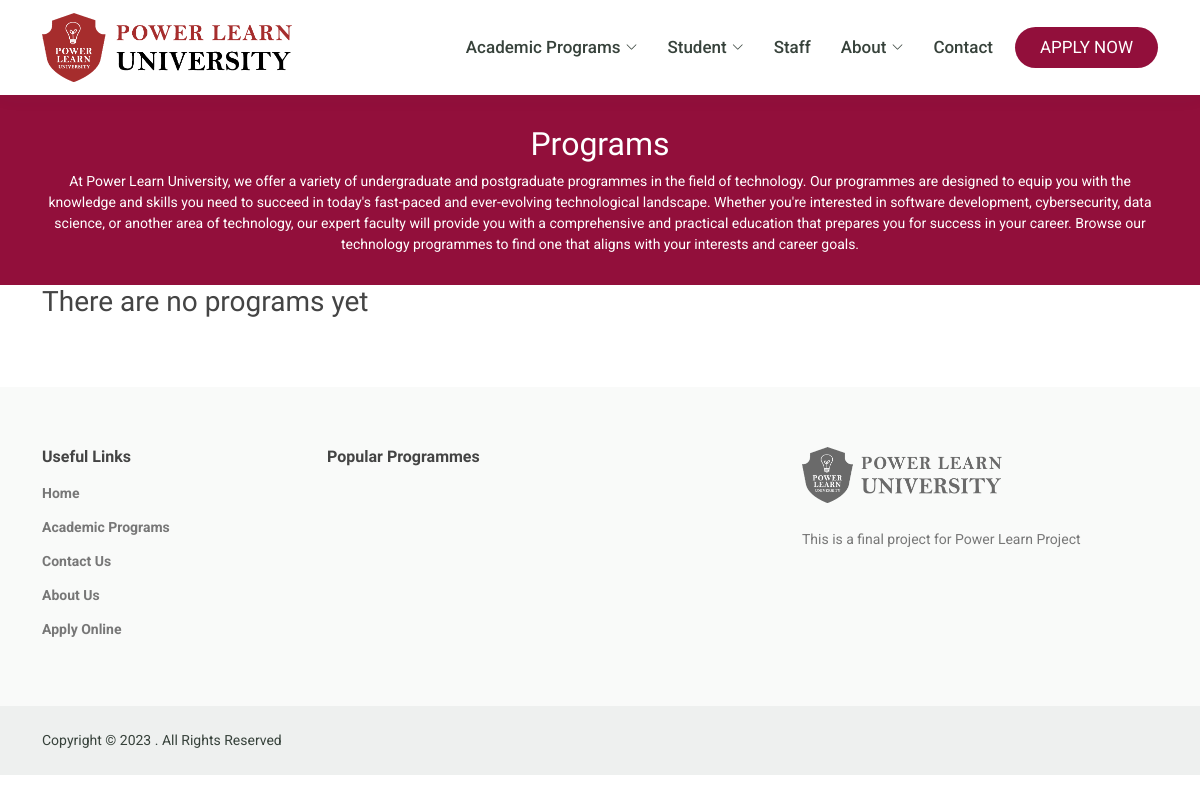
The page /programs on the database as committed earlier.
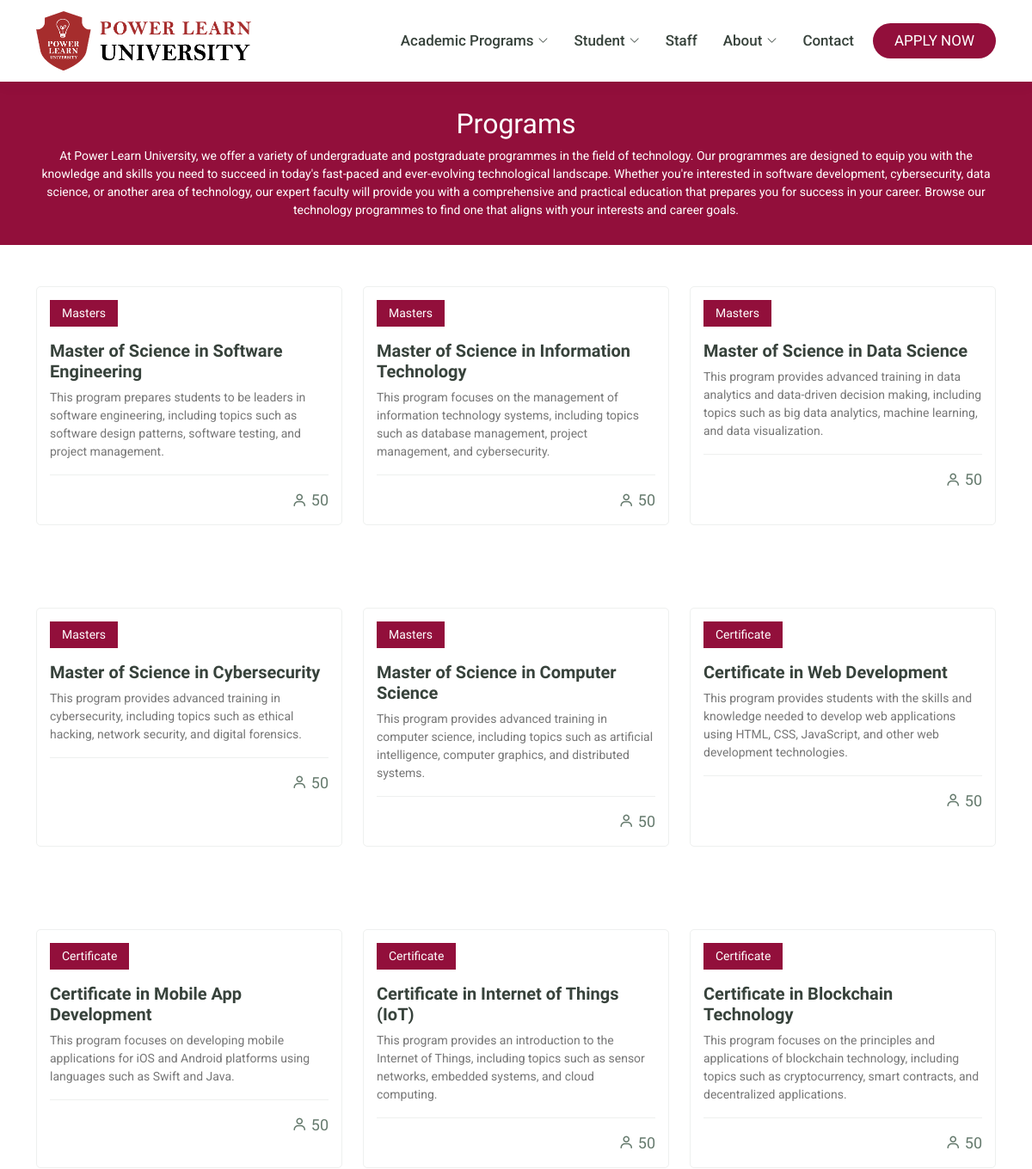
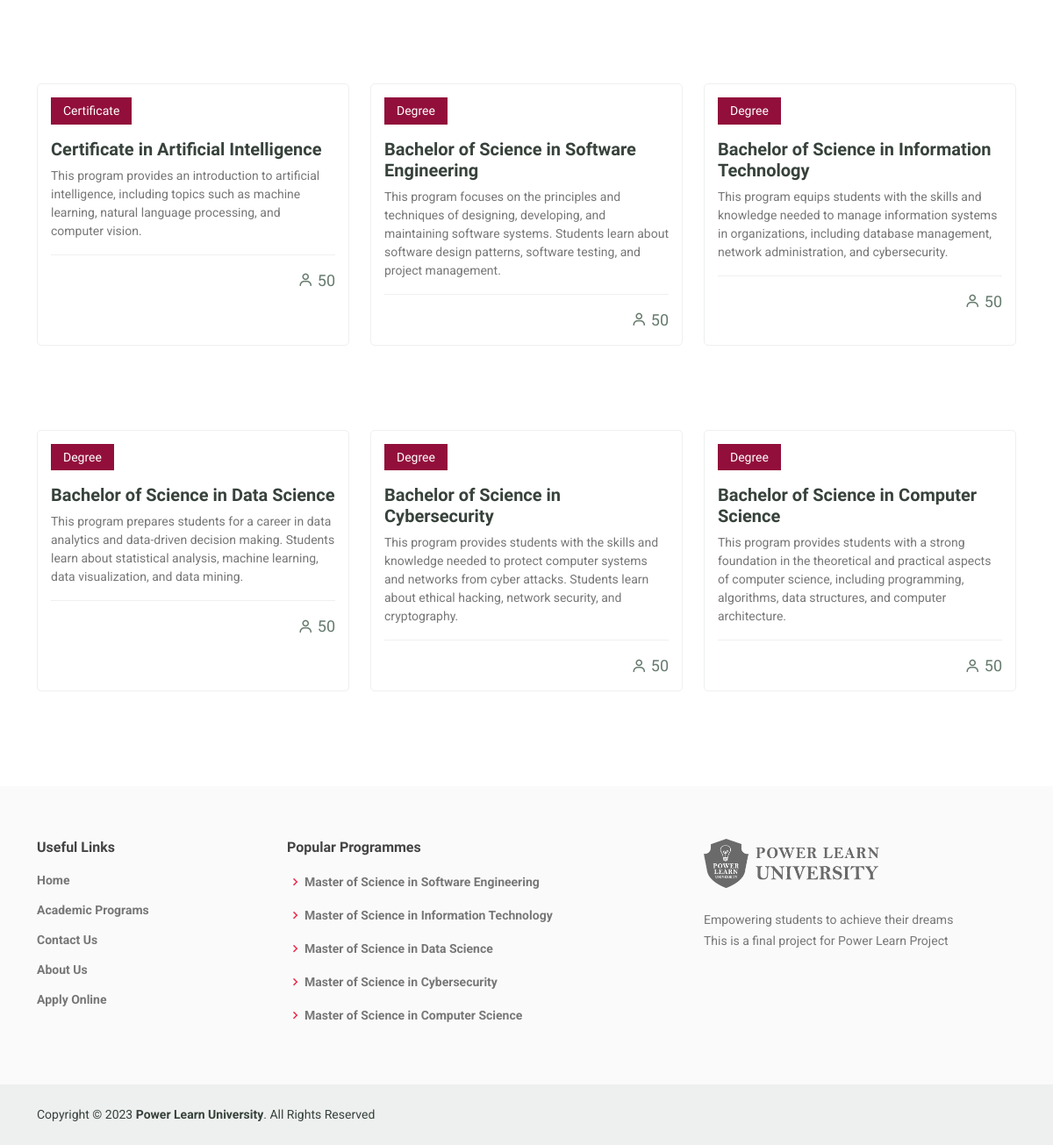
The same page on the database as committed later (2 pictures, top to bottom).
### application/models.py (models this page shows, shortened)
class Program(models.Model):
    name = models.CharField(max_length = 255, blank=False)
    slug = models.SlugField(max_length=255, unique=True, null=True)
    description = models.TextField(blank=True)
    study_level = models.ForeignKey(StudyCategory, default=1, on_delete=models.CASCADE, null=True)
    lectures = models.ForeignKey("Lecture", null=True, on_delete=models.CASCADE)
    class Meta:
        verbose_name_plural = 'programs'
        ordering = ('-name',)
    def get_absolute_url(self):
        return reverse('program_detail', kwargs={ 'slug' :self.slug })

class StudyCategory(models.Model):
    name = models.CharField(max_length = 255, blank=False)
    class Meta:
        verbose_name_plural = 'studyCategories'

class Setting(models.Model):
    school_name = models.CharField(max_length = 255, blank=False)
    location = models.TextField(blank=False)
    email = models.EmailField(max_length = 255, blank=False)
    phone = models.CharField(max_length = 255, blank=False)
    tagline = models.TextField(max_length = 255, blank=False)
    hero_title = models.CharField(max_length = 255, blank=True, null=True)
    class Meta:
        verbose_name_plural = 'settings'

### project/views.py (the view)
# urls.py: path('programs', views.programs, name="programs"),
def programs(request):
    programs = Program.objects.all()
    context = {
        'programs' : programs,
    }
    return render(request, "programs.html", context)

### project/context_processors.py (called while the page is built)
def popular_programs(request):
    return {
        'popular_programs' : Program.objects.all()[:5]
    }

def school_settings(request):
    return {
        'school_settings': School.objects.first()
    }

### templates/programs.html (shortened to what this page needs)
{% extends 'layout/base.html' %}
{% block content %}
    <div class="breadcrumbs">
      <div class="container">
        <h2>Programs</h2>
        <p>At Power Learn University, we offer a variety of undergraduate and postgraduate programmes in the field of technology. Our programmes are designed to equip you with the knowledge and skills you need to succeed in today's fast-paced and ever-evolving technological landscape. Whether you're interested in software development, cybersecurity, data science, or another area of technology, our expert faculty will provide you with a comprehensive and practical education that prepares you for success in your career. Browse our technology programmes to find one that aligns with your interests and career goals.</p>
      </div>
    </div>
    <section id="courses" class="courses" style="padding-top: 0">
      <div class="container" data-aos="fade-up">
        <div class="row" data-aos="zoom-in" data-aos-delay="100">
          {% if programs %}
            {% for program in programs %}
              <div class="col-lg-4 col-md-6 d-flex py-5 align-items-stretch">
                <div class="course-item">
                  <div class="course-content">
                    <div class="d-flex justify-content-between align-items-center mb-3">
                      <h4>{{ program.study_level.name }}</h4>
                    </div>
                    <h3><a href="{{ program.get_absolute_url }}">{{ program.name }}</a></h3>
                    <p>{{ program.description }}</p>
                    <div class="trainer d-flex justify-content-between align-items-center">
                      <div class="trainer-rank d-flex align-items-center">
                        <i class="bx bx-user"></i>&nbsp;50
                      </div>
                    </div>
                  </div>
                </div>
              </div>
          {% endfor %}
          {% else %}
            <h3>There are no programs yet</h3>
          {% endif %}
        </div>
      </div>
    </section>
{% endblock %}

### templates/layout/base.html (shortened to what this page needs)
{% load static %}
<!DOCTYPE html>
<html lang="en">
<head>
  <link href="{% static 'vendor/animate.css/animate.min.css' %}" rel="stylesheet">
  <link href="{% static 'vendor/aos/aos.css' %}" rel="stylesheet">
  <link href="{% static 'vendor/bootstrap/css/bootstrap.min.css' %}" rel="stylesheet">
  <link href="{% static 'vendor/bootstrap-icons/bootstrap-icons.css' %}" rel="stylesheet">
  <link href="{% static 'vendor/boxicons/css/boxicons.min.css' %}" rel="stylesheet">
  <link href="{% static 'vendor/remixicon/remixicon.css' %}" rel="stylesheet">
  <link href="{% static 'vendor/swiper/swiper-bundle.min.css' %}" rel="stylesheet">
  <link href="{% static 'css/style.css' %}" rel="stylesheet">
</head>
<body>
  {% include 'layout/header.html' %}
  <main id="main">
    {% block content %} {% endblock %}
  </main>
  {% include 'layout/footer.html' %}
</body>
</html>

### templates/layout/header.html (shortened to what this page needs)
{% load static %}
<header id="header" class="fixed-top d-flex align-items-center">
  <div class="container d-flex align-items-center">
    {% url 'home' as url %}
    <a href="{{ url }}" class="logo me-auto d-none d-lg-inline"><img src="{% static 'img/logo2.png' %}" alt="" class="img-fluid"></a>
    <nav id="navbar" class="navbar order-last order-lg-0">
      <ul>
          {% url 'programs' as url %}
          <li class="dropdown"><a href="{{ url }}"><span>Academic Programs</span> <i class="bi bi-chevron-down"></i></a>
          </li>
          {% if not request.user.is_authenticated %}
            <li class="dropdown"><a href="{% url 'login' %}"><span>Student</span> <i class="bi bi-chevron-down"></i></a>
                  {% url 'how_to_apply' as url %}
                  {% url 'apply' as url %}
                  {% url 'login' as url %}
                  {% url 'register' as url %}
            </li>
          {% endif %}
          {% url 'login' as url %}
          <li><a class="{% if request.path == url %}active{% endif %}" href="{{ url }}">Staff</a></li>
          <li class="dropdown"><a href="{% url 'about' %}"><span>About</span> <i class="bi bi-chevron-down"></i></a>
                {% url 'about' as url %}
                {% url 'about' as url %}
          </li>
          {% url 'contact' as url %}
          <li><a class="{% if request.path == url %}active{% endif %}" href="{{ url }}">Contact</a></li>
      </ul>
    </nav>
    {% if request.user.is_authenticated %}
      <nav class="navbar">
        <div class="dropdown"><a href="#" class="d-flex gap-2 align-items-center"><i class="bi bi-person-circle" style="font-size: 1.5rem;"></i><span>{{ user.username }}</span> <i class="bi bi-chevron-down"></i></a>
            <ul style="right: 0; left:auto">
              {% url 'apply' as url %}
              <li><a class="{% if request.path == url %}active{% endif %}" href="{{ url }}" target="_blank">Apply now</a></li>              {% url 'application.home' as url %}
              {% url 'logout' as url %}
              <li><a href="{{ url }}">Log out</a></li>
            </ul>
        </div>
      </nav>
    {% else %}
      <a href="{% url 'apply' %}" class="get-started-btn text-uppercase" target="_blank">Apply Now</a>
    {% endif %}
  </div>
</header>

### templates/layout/footer.html (shortened to what this page needs)
{% load static %}
<footer id="footer">
    <div class="footer-top">
      <div class="container">
        <div class="row">
          <div class="col-lg-3 col-md-6 footer-links">
            <h4>Useful Links</h4>
            <ul class="fw-bold">
              <li><a href="{% url 'home'%}">Home</a></li>
              <li><a href="{% url 'programs'%}">Academic Programs</a></li>
              <li><a href="{% url 'contact'%}">Contact Us</a></li>
              <li><a href="{% url 'about'%}">About Us</a></li>
              <li><a href="{% url 'apply'%}" target="_blank">Apply Online</a></li>
            </ul>
          </div>
          <div class="col-lg-5 col-md-6 footer-links">
            <h4>Popular Programmes</h4>
            <ul class="fw-bold">
                {% for p_programs in popular_programs %}
                  <li><i class="bx bx-chevron-right"></i> <a href="{{ p_programs.get_absolute_url }}">{{ p_programs.name | capfirst }}</a></li>
                {% endfor %}
            </ul>
          </div>
          <div class="col-lg-4 col-md-6 footer-contact">
            <a href="{% url 'home' %}"><img src="{% static 'img/logo_bw.png' %}" width="200px" alt="Logo" class="img-fluid"></a>
            <p class="mt-4">{{ school_settings.tagline }}</p>
            <p>This is a final project for Power Learn Project
            </p>
          </div>
        </div>
      </div>
    </div>
    <div class="container d-md-flex py-4">
      <div class="me-md-auto text-center text-md-start">
        <div class="copyright">
          Copyright &copy; {% now "Y" %} <strong><span>{{ school_settings.school_name }}</span></strong>. All Rights Reserved
        </div>
      </div>
    </div>
  </footer>

### static/css/style.css (style rules this page uses)
body { font-family: Roboto, sans-serif; color: #444444; font-size: 18px; }
a { color: #920f3b; text-decoration: none; }
h1, h2, h3, h4, h5, h6 { font-family: Raleway, sans-serif !important; }
#header { background: #fff; transition: all 0.5s; z-index: 997; height: 95px; padding: 0; box-shadow: 0px 0 18px rgba(55, 66, 59, 0.08); }
#header a { font-size: 17px !important; }
#main { margin-top: 95px; }
#header .logo { font-size: 30px; margin: 0; padding: 0; line-height: 1; font-weight: 600; letter-spacing: 1px; text-transform: uppercase; font-family: Roboto, sans-serif; }
#header .logo img { max-height: 70px; }
.get-started-btn { margin-left: 22px; background: #920f3b; color: #fff; border-radius: 50px; padding: 8px 25px; white-space: nowrap; transition: 0.3s; font-size: 14px; display: inline-block; }
.navbar { padding: 0; }
.navbar ul { margin: 0; padding: 0; display: flex; list-style: none; align-items: center; }
.navbar li { position: relative; }
.navbar a, .navbar a:focus { display: flex; align-items: center; justify-content: space-between; padding: 10px 0 10px 30px; font-family: Roboto, sans-serif; font-size: 15px; font-weight: 500; color: #37423b; white-space: nowrap; transition: 0.3s; }
.navbar a i, .navbar a:focus i { font-size: 12px; line-height: 0; margin-left: 5px; }
section { padding: 60px 0; overflow: hidden; }
.breadcrumbs { margin-top: 73px; text-align: center; background: #920f3b; padding: 30px 0; color: #fff; }
.breadcrumbs h2 { font-size: 32px; font-weight: 500; }
.breadcrumbs p { font-size: 14px; margin-bottom: 0; }
.courses .course-item { border-radius: 5px; border: 1px solid #eef0ef; }
.courses .course-content { padding: 15px; }
.courses .course-content h3 { font-weight: 700; font-size: 20px; }
.courses .course-content h3 a { color: #37423b; transition: 0.3s; }
.courses .course-content p { font-size: 14px; color: #777777; }
.courses .course-content h4 { font-size: 14px; background: #920f3b; padding: 7px 14px; color: #fff; margin: 0; }
.courses .trainer { padding-top: 15px; border-top: 1px solid #eef0ef; }
.courses .trainer .trainer-rank { font-size: 18px; color: #657a6d; }
#footer { color: #37423b; font-size: 14px; background: #eef0ef; }
#footer .footer-top { padding: 60px 0 30px 0; background: #f9faf9; }
#footer .footer-top .footer-contact { margin-bottom: 30px; }
#footer .footer-top .footer-contact p { font-size: 14px; line-height: 24px; margin-bottom: 0; font-family: Roboto, sans-serif; color: #777777; }
#footer .footer-top h4 { font-size: 16px; font-weight: bold; color: #444444; position: relative; padding-bottom: 12px; }
#footer .footer-top .footer-links { margin-bottom: 30px; }
#footer .footer-top .footer-links ul { list-style: none; padding: 0; margin: 0; }
#footer .footer-top .footer-links ul i { padding-right: 2px; color: #eb2b4b; font-size: 18px; line-height: 1; }
#footer .footer-top .footer-links ul li { padding: 10px 0; display: flex; align-items: center; }
#footer .footer-top .footer-links ul li:first-child { padding-top: 0; }
#footer .footer-top .footer-links ul a { color: #777777; transition: 0.3s; display: inline-block; line-height: 1; }

Rows that differ between the two databases and show on the page:
added Program: study_level.name "Masters", name "Master of Science in Software Engineering", description "This program prepares students to be leaders in software engineering, including topics such as software design patterns, software testing, and project management."
added Program: study_level.name "Masters", name "Master of Science in Information Technology", description "This program focuses on the management of information technology systems, including topics such as database management, project management, and cybersecurity."
added Program: study_level.name "Masters", name "Master of Science in Data Science", description "This program provides advanced training in data analytics and data-driven decision making, including topics such as big data analytics, machine learning, and data visualization."
added Program: study_level.name "Masters", name "Master of Science in Cybersecurity", description "This program provides advanced training in cybersecurity, including topics such as ethical hacking, network security, and digital forensics."
added Program: study_level.name "Masters", name "Master of Science in Computer Science", description "This program provides advanced training in computer science, including topics such as artificial intelligence, computer graphics, and distributed systems."
added Program: study_level.name "Certificate", name "Certificate in Web Development", description "This program provides students with the skills and knowledge needed to develop web applications using HTML, CSS, JavaScript, and other web development technologies.", shown under "Programs"
added Program: study_level.name "Certificate", name "Certificate in Mobile App Development", description "This program focuses on developing mobile applications for iOS and Android platforms using languages such as Swift and Java.", shown under "Programs"
added Program: study_level.name "Certificate", name "Certificate in Internet of Things (IoT)", description "This program provides an introduction to the Internet of Things, including topics such as sensor networks, embedded systems, and cloud computing.", shown under "Programs"
added Program: study_level.name "Certificate", name "Certificate in Blockchain Technology", description "This program focuses on the principles and applications of blockchain technology, including topics such as cryptocurrency, smart contracts, and decentralized applications.", shown under "Programs"
added Program: study_level.name "Certificate", name "Certificate in Artificial Intelligence", description "This program provides an introduction to artificial intelligence, including topics such as machine learning, natural language processing, and computer vision.", shown under "Programs"
added Program: study_level.name "Degree", name "Bachelor of Science in Software Engineering", description "This program focuses on the principles and techniques of designing, developing, and maintaining software systems. Students learn about software design patterns, software testing, and project management.", shown under "Programs"
added Program: study_level.name "Degree", name "Bachelor of Science in Information Technology", description "This program equips students with the skills and knowledge needed to manage information systems in organizations, including database management, network administration, and cybersecurity.", shown under "Programs"
added Program: study_level.name "Degree", name "Bachelor of Science in Data Science", description "This program prepares students for a career in data analytics and data-driven decision making. Students learn about statistical analysis, machine learning, data visualization, and data mining.", shown under "Programs"
added Program: study_level.name "Degree", name "Bachelor of Science in Cybersecurity", description "This program provides students with the skills and knowledge needed to protect computer systems and networks from cyber attacks. Students learn about ethical hacking, network security, and cryptography.", shown under "Programs"
added Program: study_level.name "Degree", name "Bachelor of Science in Computer Science", description "This program provides students with a strong foundation in the theoretical and practical aspects of computer science, including programming, algorithms, data structures, and computer architecture.", shown under "Programs"
added Setting: tagline "Empowering students to achieve their dreams", school_name "Power Learn University"
Other text that changed with them:
text no longer shown: "There are no programs yet"
